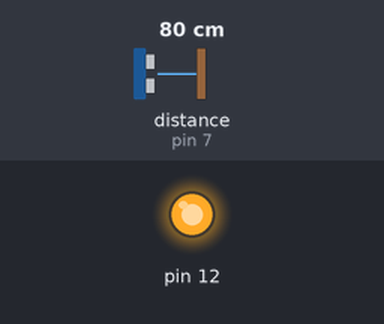
Recording of a sketch running on a simulated Arduino Uno, built with avr-gcc and run on an emulated ATmega328P. Shown: output pins drawn as LEDs (lit = HIGH). Wiring (inferred from the names in the program): ultrasonic range finder: trigger pin 6; echo pin 7. Inputs (shaded band) come from the test bench; at power-on: distance to the obstacle (sensor on pin 7) 80 cm. The echo pulse lasts 58.3 µs per cm; pins used as bus, display or sensor lines are not drawn.

Above: at 1.9 s.
2.0 s: distance to the obstacle (sensor on pin 7) set to 120 cm
At 4.32 s:
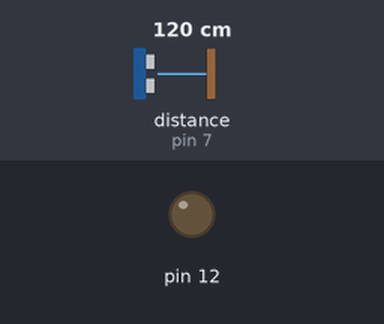
5.9 s: distance to the obstacle (sensor on pin 7) set to 2 cm
Timing chart, 0 to 15.4 s (numbered marks = the images above; inputs shaded):
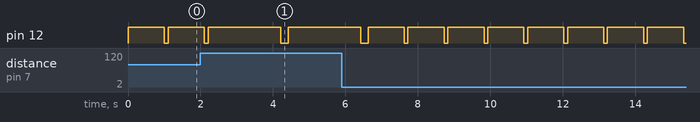

The sketch:

vareta_ultrass_nica1.ino
```cpp
// Pino 12 irá receber o pulso do echo
int echoPino = 7;
// Pino 13 vai enviar o pulso para gerar o echo
int trigPino = 6;
long duracao = 0;
int distancia = 0;
void setup() {
// Iniciar a porta serial com velocidade de
// 9600 bits por segundo
Serial.begin(9600);
pinMode(echoPino, INPUT);
pinMode(trigPino, OUTPUT);
pinMode(12,OUTPUT);
}
void loop() {
// Pino trigger com um pulso baixo LOW
// (desligado)
digitalWrite(trigPino, LOW);
  // Delay (atraso) de 10 microssegundos
delayMicroseconds(10);
// Pino trigger com pulso HIGH (ligado)
digitalWrite(trigPino, HIGH);
// Delay (atraso) de 10 microssegundos
delayMicroseconds(10);
// Pino trigger com um pulso baixo LOW
// (desligado) novamente
digitalWrite(trigPino, LOW);
// A função pulseInt verifica o tempo que o
// pino ECHO ficou HIGH
// Calculando, desta forma, a duração do
// tráfego do sinal
duracao = pulseIn(echoPino,HIGH);
// Cálculo: distância = duração / 58.
distancia = duracao / 58;
if(distancia < 100)
   {
  		digitalWrite(12,HIGH);
  		delay(1000);
  		digitalWrite(12,LOW);
  		delay(100);
	}
if((distancia > 100)&&(distancia < 200))
   {
  		digitalWrite(12,HIGH);
  		delay(2000);
  		digitalWrite(12,LOW);
  		delay(200);
	}
if((200 < distancia)&&(300>distancia))
	{
		digitalWrite(12,HIGH);
  		delay(3000);
  		digitalWrite(12,LOW);
  		delay(300);
	}


}
```

Measured:
- by itself, pin 12: repeats every 1.1 s: HIGH 1.0 s, LOW 0.10 s
